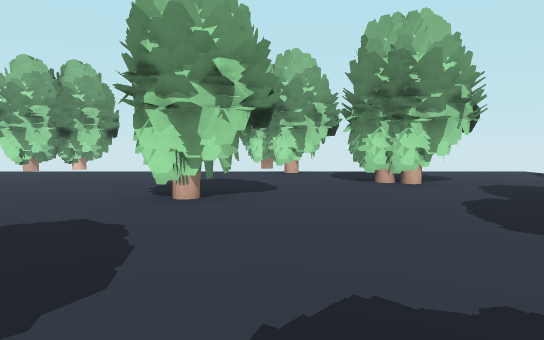
[1] (above)

24 first-person views from a walk through a level from a Godot 3-D game. The camera is 1.4 m above the floor, tilts 4° down and sees 75° across. The floor is counted in squares, 1.8 m on a side. Each view is taken from the middle of a square. On the plan, view 1 faces up. The plan holds only what a view shows up to about 11 squares ahead; the rest is blank. The place goes on beyond the plan. Some surface patterns are stand-ins.

[2]
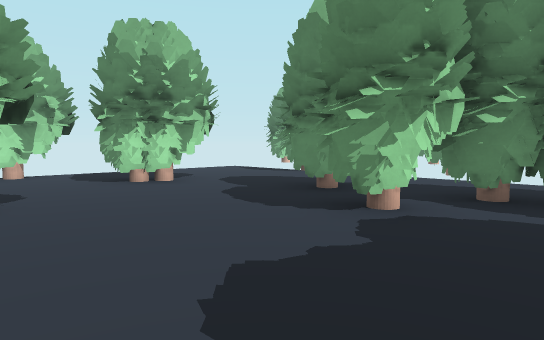

[3]
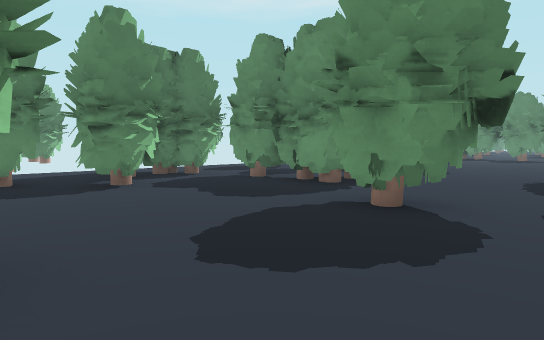

[4]
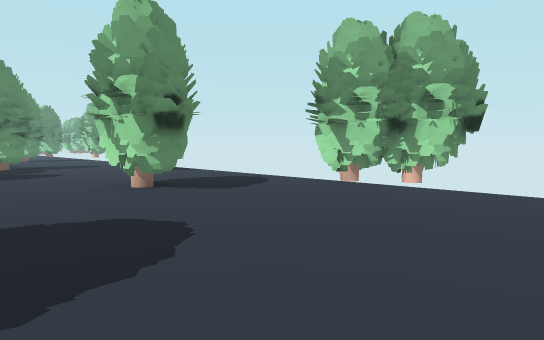

[5]
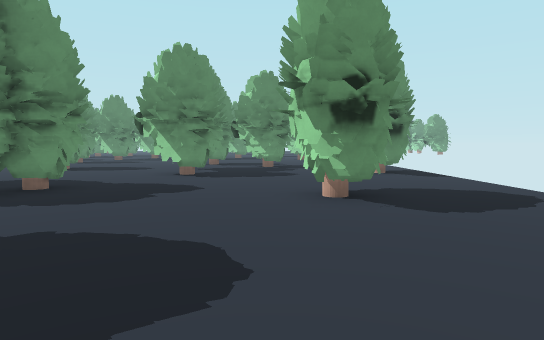

[6]
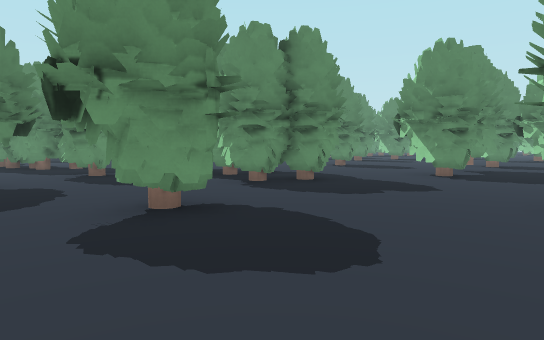

[7]
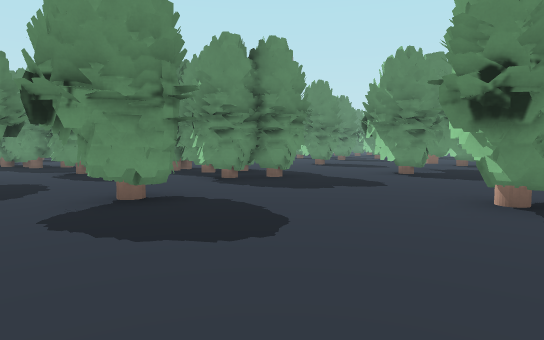

[8]
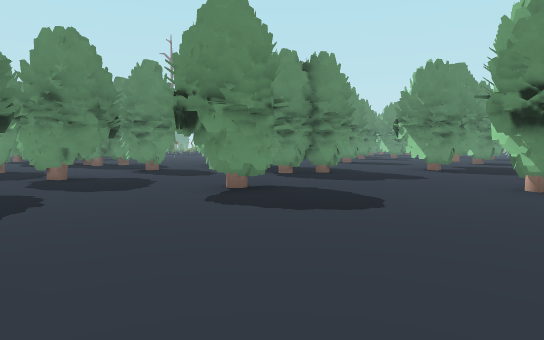

[9]
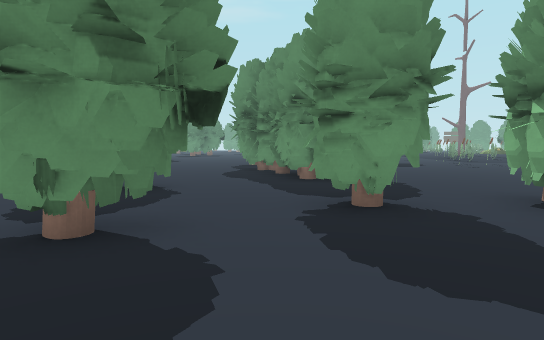

[10]
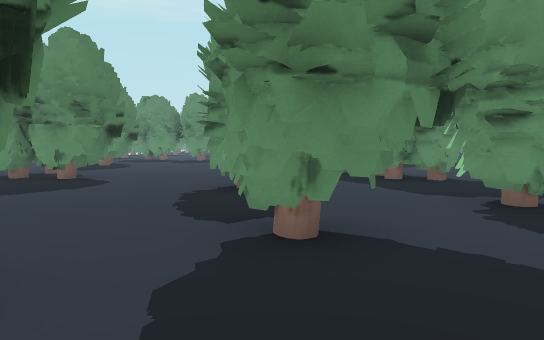

[11]
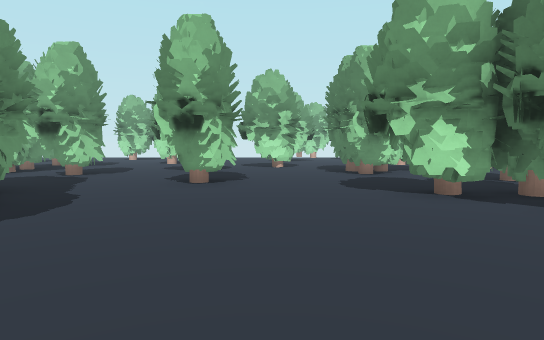

[12]
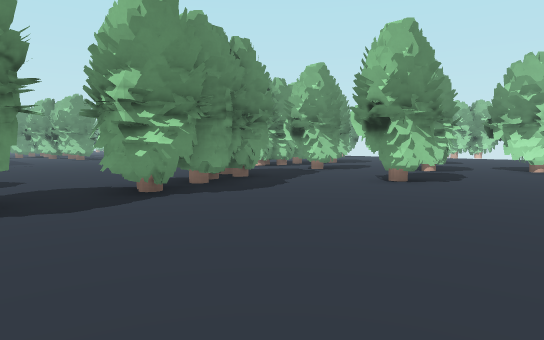

[13]
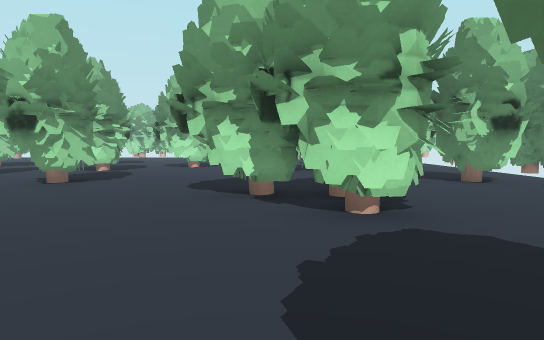

[14]
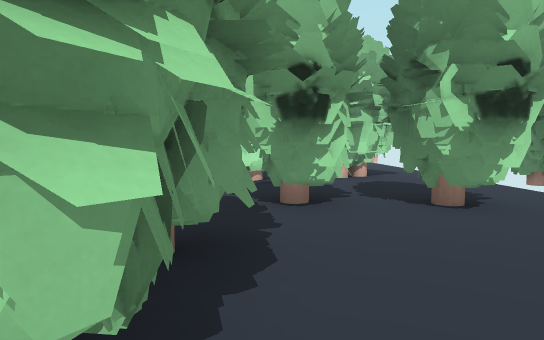

[15]
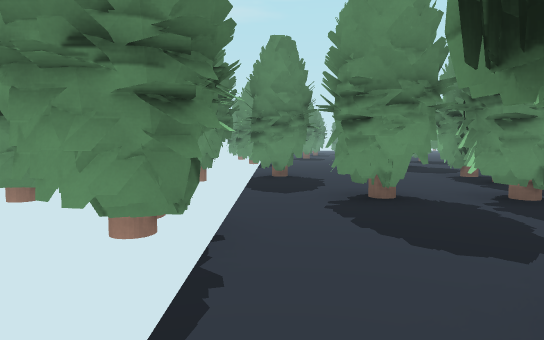

[16]
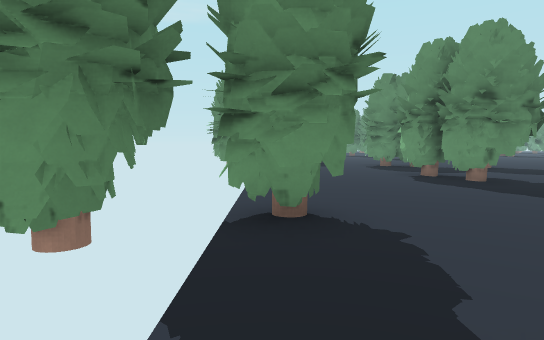

[17]
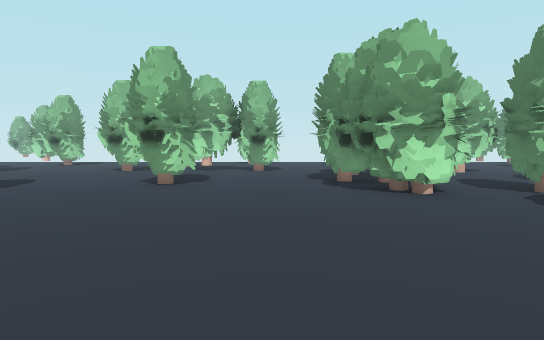

[18]
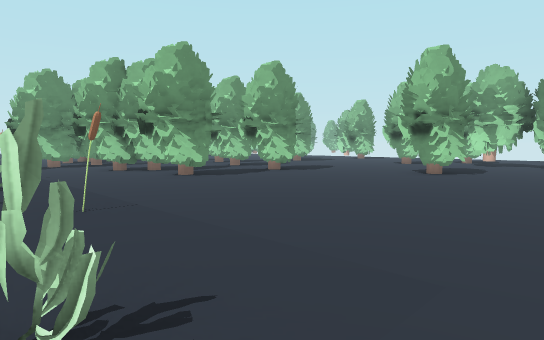

[19]
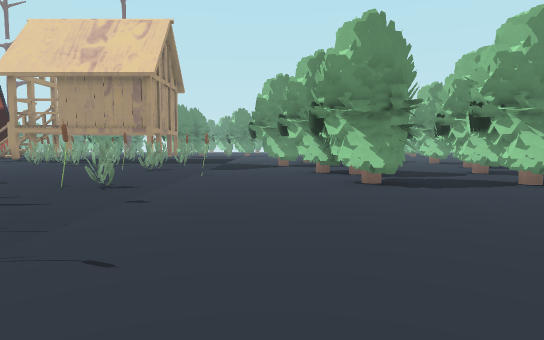

[20]
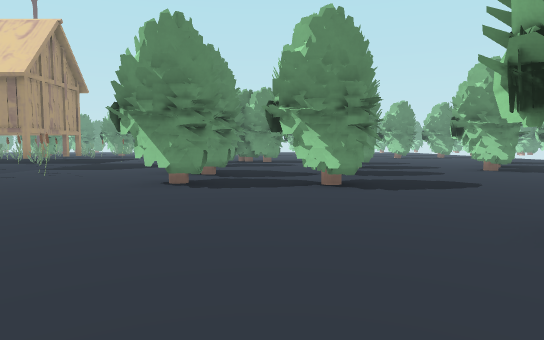

[21]
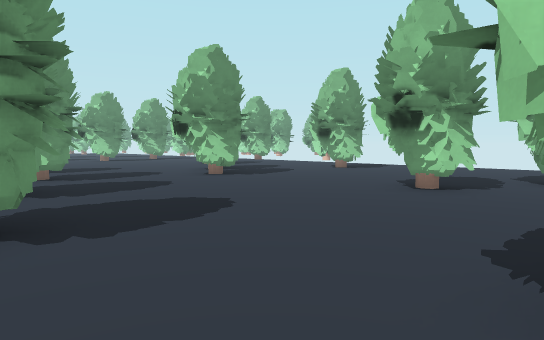

[22]
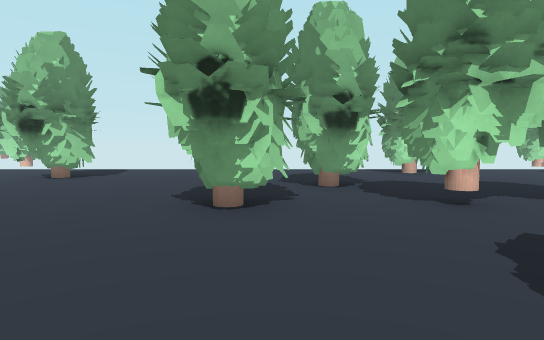

[23]
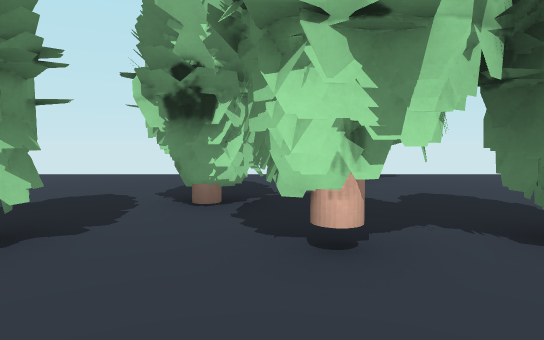

[24]
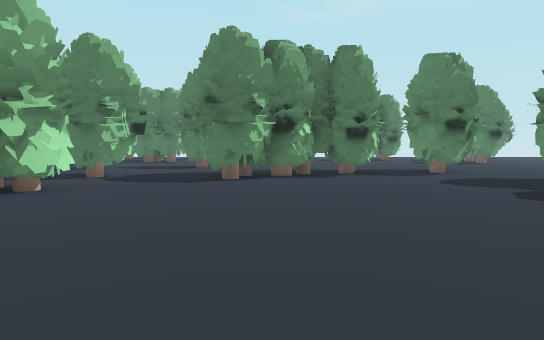

### Floor plan
Key: @ floor where view 1 was taken; # wall or solid block; x gap in a wall; . main floor; : floor 0.25 m higher than the main floor; T thing the floor can be seen under or through; R tree.
Columns run from 27 left of view 1 to 8 right of it. Each row starts with its distance up from view 1.
 11                    ####
 10  ............# .....#... ..##......
  9  ............#.....................
  8   ..#........................# ...
  7    .#............##..........##...#
  6    .......##..............#.......
  5     ......##.............##.......
  4    .....TT.RR##................# . #
  3    ##...TT.R. #.....###.......TT...#
  2  ..##...........###...........TTT..
  1 .................##......##....TT .
  0 ................###......#.@...###.
 -1   #........##...###...##...######..#
 -2     ##.#...##...###.#......###.....#
 -3     ##.#........##.##......##......#
 -4    ..... ..............##.....TTTT.
 -5    .##.................##.....TTTT.
 -6     ####...........###.....###.....#
 -7     #..#...........###.....####...##
 -8    .................##.......##..###
 -9    .................###..... ......
-10    ::#::::::#::......#.............
-11    :::#::#:::::......#.......#....
-12    ##:x::x       ...## ......##...

Where each view was taken, in squares from view 1:
view 1: 0 up, 0 right, facing up
view 2: 0 up, 1 left, facing up-right
view 3: 5 up, 4 left, facing down-right
view 4: 4 up, 3 left, facing up-left
view 5: 6 up, 4 left, facing left
view 6: 7 up, 4 left, facing down-left
view 7: 8 up, 4 left, facing down-left
view 8: 8 up, 2 left, facing down-left
view 9: 2 up, 6 left, facing down
view 10: 2 up, 4 left, facing down
view 11: 12 down, 2 left, facing up
view 12: 12 down, 0 right, facing up-left
view 13: 12 down, 1 right, facing up
view 14: 9 down, 3 right, facing up
view 15: 1 up, 7 right, facing down
view 16: 4 down, 7 right, facing down
view 17: 10 down, 13 left, facing up
view 18: 11 down, 12 left, facing up-left
view 19: 8 down, 13 left, facing left
view 20: 4 down, 13 left, facing left
view 21: 3 down, 16 left, facing up-left
view 22: 1 down, 18 left, facing up
view 23: 1 up, 16 left, facing up
view 24: 7 down, 16 left, facing right
